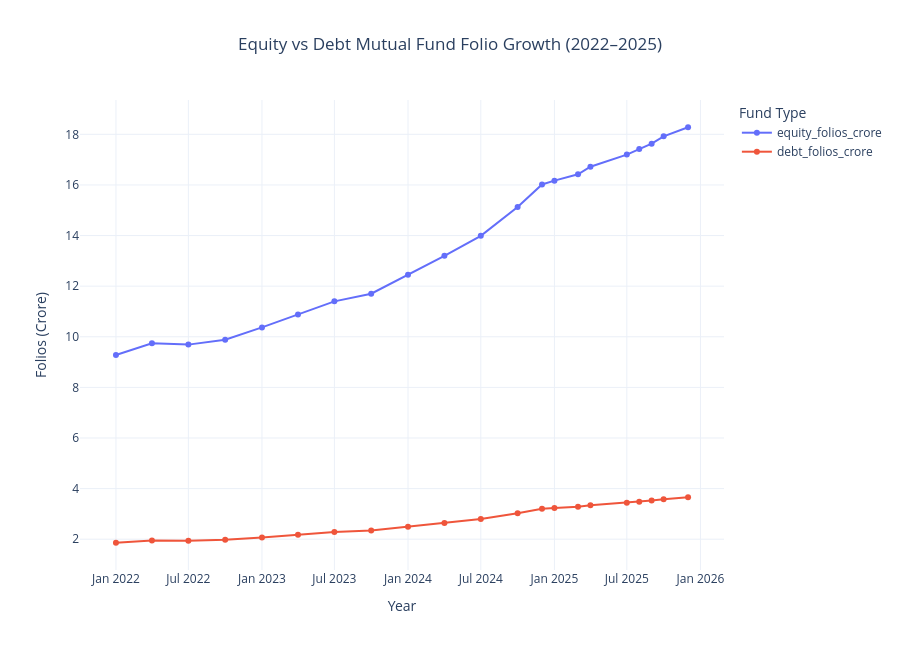

Notebook code for this chart:
### Markdown cell above
# 11. Equity vs Debt Folio Growth

### Objective

Compare the growth of Equity and Debt mutual fund folios over time.

### Business Question

Which category has experienced faster growth between 2022 and 2025?

### Code cell
# Convert month column to datetime
folio["month"] = pd.to_datetime(folio["month"])

fig = px.line(
    folio,
    x="month",
    y=["equity_folios_crore", "debt_folios_crore"],
    markers=True,
    title="Equity vs Debt Mutual Fund Folio Growth (2022–2025)"
)

fig.update_layout(
    template="plotly_white",
    title_x=0.5,
    xaxis_title="Year",
    yaxis_title="Folios (Crore)",
    legend_title="Fund Type",
    height=650
)

fig.show()

### Figure 1 — Plotly figure (JSON) as saved in the notebook; plotly's stock layout.template omitted (floating-point values rounded to 4 significant figures)
{"data": [{"hovertemplate": "variable=equity_folios_crore<br>month=%{x}<br>value=%{y}<extra></extra>", "legendgroup": "equity_folios_crore", "line": {"color": "#636efa", "dash": "solid"}, "marker": {"symbol": "circle"}, "mode": "lines+markers", "name": "equity_folios_crore", "orientation": "v", "showlegend": true, "type": "scatter", "x": ["2022-01-01T00:00:00", "2022-04-01T00:00:00", "2022-07-01T00:00:00", "2022-10-01T00:00:00", "2023-01-01T00:00:00", "2023-04-01T00:00:00", "2023-07-01T00:00:00", "2023-10-01T00:00:00", "2024-01-01T00:00:00", "2024-04-01T00:00:00", "2024-07-01T00:00:00", "2024-10-01T00:00:00", "2024-12-01T00:00:00", "2025-01-01T00:00:00", "2025-03-01T00:00:00", "2025-04-01T00:00:00", "2025-07-01T00:00:00", "2025-08-01T00:00:00", "2025-09-01T00:00:00", "2025-10-01T00:00:00", "2025-12-01T00:00:00"], "xaxis": "x", "y": [9.28, 9.74, 9.69, 9.88, 10.37, 10.88, 11.4, 11.7, 12.45, 13.2, 13.99, 15.13, 16.02, 16.17, 16.42, 16.72, 17.2, 17.42, 17.63, 17.92, 18.28], "yaxis": "y"}, {"hovertemplate": "variable=debt_folios_crore<br>month=%{x}<br>value=%{y}<extra></extra>", "legendgroup": "debt_folios_crore", "line": {"color": "#EF553B", "dash": "solid"}, "marker": {"symbol": "circle"}, "mode": "lines+markers", "name": "debt_folios_crore", "orientation": "v", "showlegend": true, "type": "scatter", "x": ["2022-01-01T00:00:00", "2022-04-01T00:00:00", "2022-07-01T00:00:00", "2022-10-01T00:00:00", "2023-01-01T00:00:00", "2023-04-01T00:00:00", "2023-07-01T00:00:00", "2023-10-01T00:00:00", "2024-01-01T00:00:00", "2024-04-01T00:00:00", "2024-07-01T00:00:00", "2024-10-01T00:00:00", "2024-12-01T00:00:00", "2025-01-01T00:00:00", "2025-03-01T00:00:00", "2025-04-01T00:00:00", "2025-07-01T00:00:00", "2025-08-01T00:00:00", "2025-09-01T00:00:00", "2025-10-01T00:00:00", "2025-12-01T00:00:00"], "xaxis": "x", "y": [1.86, 1.95, 1.94, 1.98, 2.07, 2.18, 2.28, 2.34, 2.49, 2.64, 2.8, 3.03, 3.2, 3.23, 3.28, 3.34, 3.44, 3.48, 3.53, 3.58, 3.66], "yaxis": "y"}], "layout": {"height": 650, "legend": {"title": {"text": "Fund Type"}, "tracegroupgap": 0}, "title": {"text": "Equity vs Debt Mutual Fund Folio Growth (2022–2025)", "x": 0.5}, "xaxis": {"anchor": "y", "domain": [0, 1], "title": {"text": "Year"}}, "yaxis": {"anchor": "x", "domain": [0, 1], "title": {"text": "Folios (Crore)"}}}}
